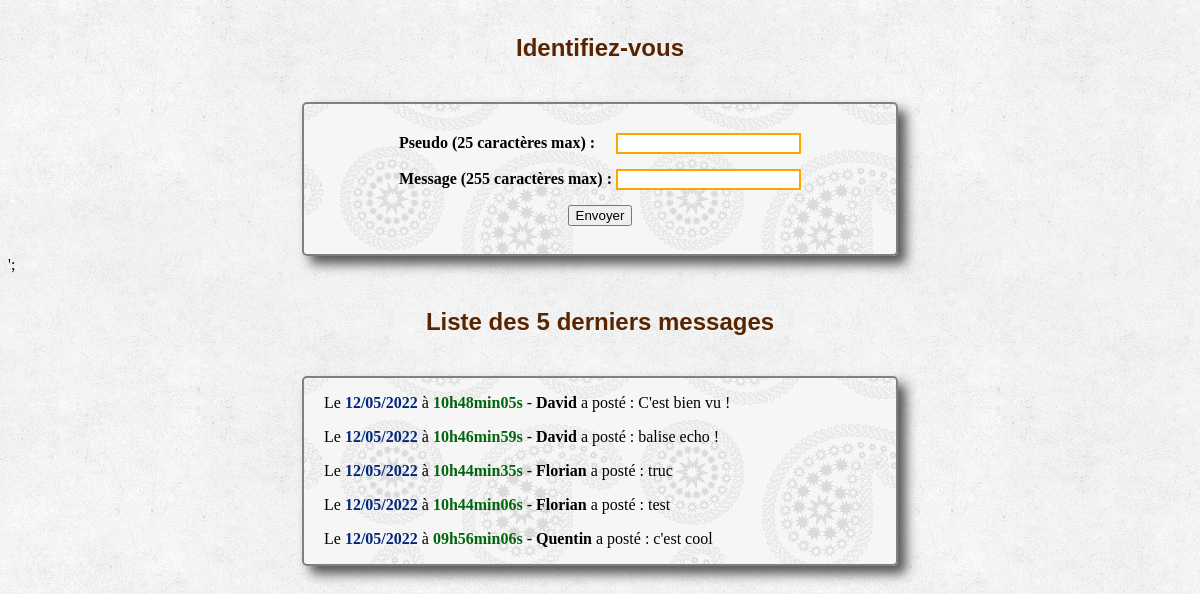
The app's page /miniTchat.php with its own data.
### tables this page shows
CREATE TABLE IF NOT EXISTS `messages` (
  `messages_pseudo` varchar(25) NOT NULL,
  `messages_dateM` datetime NOT NULL DEFAULT CURRENT_TIMESTAMP,
  `messages_contenu` varchar(255) NOT NULL,
  PRIMARY KEY (`messages_dateM`)
);

### miniTchat.php (the view, shortened to what this page needs)
<?php
require_once 'connexion.php';
?>
	<!DOCTYPE html>
	<html lang="fr">
		<head>
			<link rel="stylesheet" href="css/style.css">
		</head>
		<body>
			<p class="info"> Identifiez-vous </p>
			<form id="formulaire" action="traitementTchat.php" method="post">
				<table id="champs">
					<tr class="lignes"><td> <label for="pseudo"> Pseudo (25 caractères max) : </label></td> <td> <input type="text" name="pseudo" id="pseudo" value="<?php echo $_SESSION['pseudo']?>" maxlength="25" onClick="this.value=\'\'" required /> </td></tr>
					<tr class="lignes"><td> <label for="message"> Message (255 caractères max) : </label></td> <td> <input type="text" name="message" id="message" maxlength="255" required/> </td></tr>
					<tr class="lignes" id="bouton"><td colspan="2"> <input type="submit" value="Envoyer" /> </td></tr>
				</table>
			</form>';
<?php
$reponse = $bdd->query('SELECT messages_pseudo,DATE_FORMAT(messages_dateM, \'%d/%m/%Y\') AS date,DATE_FORMAT(messages_dateM, \'%Hh%imin%ss\') AS heure,messages_contenu FROM messages ORDER BY messages_dateM DESC LIMIT 0, 5'); ?>
			<p class="info"> Liste des 5 derniers messages </p>
			<div id="messages">
<?php while ($donnees = $reponse->fetch()){ ?>
	<p> Le <span class="date"><?php echo $donnees['date'] ?></span> à <span class="heure"><?php echo $donnees['heure'] ?></span> - <strong><?php echo $donnees['messages_pseudo'] ?></strong> a posté : <?php echo $donnees['messages_contenu'] ?></p>
	<?php }
 $reponse->closeCursor(); ?>
			</div>
		</body>
	</html>

### css/style.css (style rules this page uses)
html { background-image:url(../images/html_pattern.png); }
label { font-weight:bold; }
:required { border: 2px solid orange; }
#formulaire { background-image:url(../images/paisley.png); border:2px solid grey; -moz-border-radius:5px; -webkit-border-radius:5px; border-radius:5px; -moz-box-shadow: 8px 8px 12px #aaa; -webkit-box-shadow: 8px 8px 12px #aaa; box-shadow: 8px 8px 12px #555; margin:auto; margin-top:30px; width:50%; padding-top:20px; padding-bottom:20px; }
#bouton { text-align:center; }
#messages { background-image:url(../images/paisley.png); border:2px solid grey; -moz-border-radius:5px; -webkit-border-radius:5px; border-radius:5px; -moz-box-shadow: 8px 8px 12px #aaa; -webkit-box-shadow: 8px 8px 12px #aaa; box-shadow: 8px 8px 12px #555; margin:auto; margin-top:30px; width:50%; text-indent:20px; }
#champs { margin:auto; }
.date { font-weight:bold; color:#00267e; }
.heure { font-weight:bold; color:#00650e; }
.info { font-family: "Comic Sans MS", cursive, sans-serif; color:#582500; text-align:center; line-height:2em; font-size:1.5em; font-weight:bold; }
.lignes { line-height:2em; }

### records on screen
messages: date "12/05/2022", heure "10h48min05s", messages_pseudo "David", messages_contenu "C'est bien vu !"
messages: date "12/05/2022", heure "10h46min59s", messages_pseudo "David", messages_contenu "balise echo !"
messages: date "12/05/2022", heure "10h44min35s", messages_pseudo "Florian", messages_contenu "truc"
messages: date "12/05/2022", heure "10h44min06s", messages_pseudo "Florian", messages_contenu "test"
messages: date "12/05/2022", heure "09h56min06s", messages_pseudo "Quentin", messages_contenu "c'est cool"
